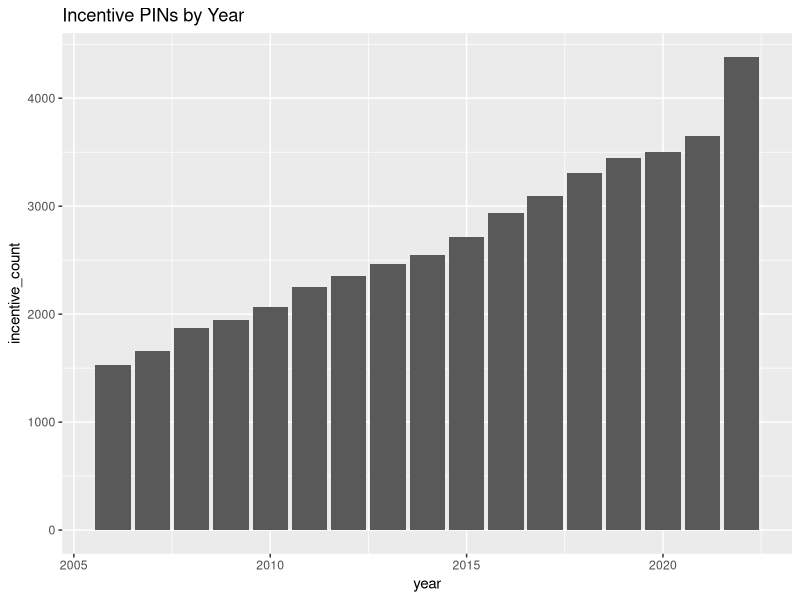

Write the R code that produced this figure.
## ---- chunk 1

library(tidyverse)

knitr::opts_chunk$set(warning = FALSE, message = FALSE)

options(scipen = 999)

## ---- chunk 2

incPINs <- read_csv("./Output/incentivePINs_allyears.csv")
## ---- chunk 3

incPINs2011 <- incPINs %>%
  filter(year == 2011) %>%
  filter(between(class, 600, 899)) %>%
  mutate(pinYear = 2011) %>%
  select(pin, pinYear, year, class, av_clerk)

inc2011List <- as.list(incPINs2011$pin)

## ---- chunk 4
#| code-fold: true
#| column: screen
#| tbl-cap: "2021 Incentive Properties (Combined)"

incPINs2011 %>%
  summarize(
    n = n(), av= sum(av_clerk),
    .by = c("class")
  ) %>%
  arrange(-n)
## ---- chunk 5

incPINs2021 <- incPINs %>%
  filter(year == 2021) %>%
  filter(between(class, 600, 899)) %>%
  mutate(pinYear = 2021) %>%
  select(pin, year, class, av_clerk)

inc2021List <- as.list(incPINs2021$pin)

## ---- chunk 6
#| code-fold: true
#| column: screen
#| tbl-cap: "2021 Incentive Properties by Class"

incPINs2021 %>%
  summarize(
    n = n(), sumAV = sum(av_clerk),
    .by = c("class")
  ) %>%
  distinct() %>%
  arrange(-n)

## ---- chunk 7

incPINsSurvive21from11 <- left_join(incPINs2021, incPINs2011, by = "pin", keep = FALSE)

## ---- chunk 8

incPINsSurvive21from11 <- incPINsSurvive21from11 %>%
 filter(!is.na(av_clerk.y)) %>%
  rename(class2011 = class.x,
         class2021 = class.y)

incPINsSurvive21from11 %>%
  mutate(classChange = as.numeric(if_else(class2021 != class2021, "1", "0"))) %>%
  group_by(class2011) %>%
  summarize(n = n(), Changed_Class = sum(classChange), sumAV2011 = sum(av_clerk.x), sumAV2021 = sum(av_clerk.y)) %>%
  distinct() %>%
  arrange(-n)

incPINsSurvive21from11 %>%
  mutate(classChange = as.numeric(if_else(class2011 != class2021, "1", "0"))) %>%
  group_by(class2021) %>%
  summarize(n = n(), Changed_Class = sum(classChange), sumAV2011 = sum(av_clerk.x), sumAV2021 = sum(av_clerk.y)) %>%
  distinct() %>%
  arrange(-n)
## ---- chunk 9
#| code-fold: true
#| column: screen
#| tbl-cap: "2021 Incentive Properties That Changed Class since 2011"

incPINsSurvive21from11 %>%
  mutate(classChange = as.numeric(if_else(class2011 != class2021, "1", "0"))) %>%
  group_by(class = class2021) %>%
  summarize(n = n(), Changed_Class = sum(classChange), sumAV2011 = sum(av_clerk.x), sumAV2021 = sum(av_clerk.y)) %>%
  distinct() %>%
  arrange(-n)

## ---- chunk 10


## ---- chunk 11

ptax_pins <- read_csv("./Output/incentivePINs_allyears.csv") # file created in helper_pull_incentivepins_allyears.R


ptax_pins %>% group_by(pin) %>% summarize(count = n()) %>% arrange(-count)
# 5858 incentive PINs have existed at some point in time.
ptax_pins %>% group_by(year) %>% summarize(incentive_count = n())
# 4383 existed in 2022. 
# 3652 existed in 2021, etc.

ptax_pins %>% group_by(pin) %>% summarize(count = n()) %>% filter(count > 16)
# 632 PINs have existed AND been incentive properties for all years in database.

ptax_pins %>% mutate(parcel = str_sub(pin, 1, 10) ) %>%
  group_by(parcel) %>% summarize(count = n())

ptax_pins %>% mutate(block = str_sub(pin, 1, 7) ) %>%
  group_by(block) %>% summarize(count = n())

ptax_pivot_changed <- ptax_pins %>% 
  pivot_wider(id_cols = c(pin), names_from = "year", values_from =  "class") %>%
  mutate(change = ifelse(as.numeric(`2021`)-as.numeric(`2006`) != 0,
                         1, 0))%>% 
  filter(change !=0)

ptax_pivot_changed
## ---- chunk 12

ptax_pins %>% 
  group_by(year) %>% 
  summarize(incentive_count = n()) %>%
  ggplot(aes(x = year, y = incentive_count)) +
  geom_col() +
  labs(
    title = "Incentive PINs by Year"
  )
## ---- chunk 13
#| code-fold: true
#| column: screen
#| tbl-cap: "2021 Incentive Properties That Changed Class since 2011"

ptax_pivot_changed %>%
  rename(class = '2021') %>%
  filter(!is.na(class)) %>%
  summarize(n = n(),
            .by = class) %>%
  arrange(-n)
